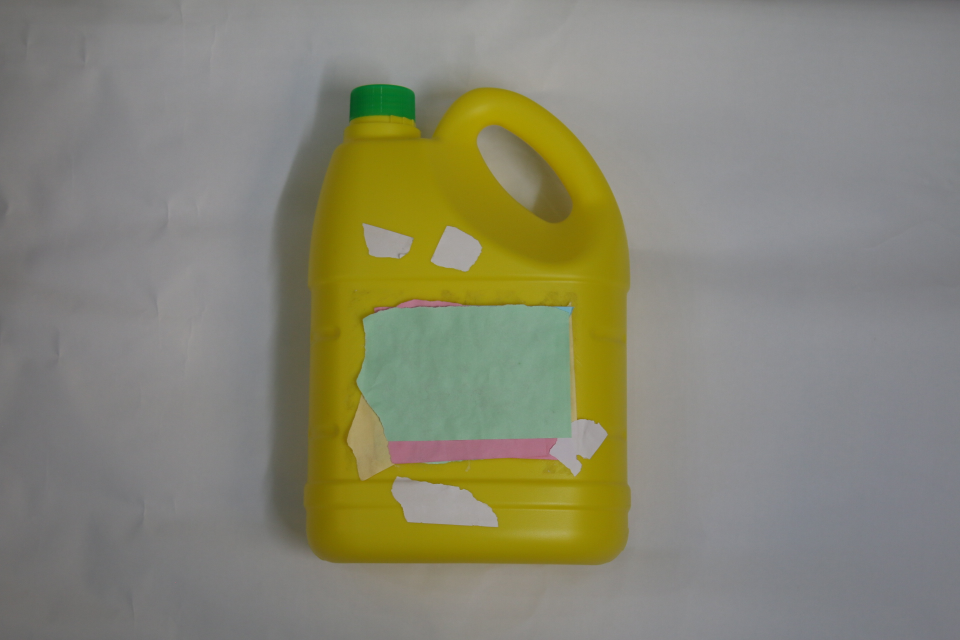
#> input picture maincode/input/bottle14.JPG, 1920 x 1280 px, given in place of label_2.png, which was not available (shown at 1/2 size)
$ python maincode.py input/bottle14.JPG
#> lines starting #> are read from the running program, lines starting #| are printed output that depends on the picture; after the words box and inside, x2 and y2 are one past the last pixel; in counts of white or black regions, pixels touching at a corner belong together; pictures that were not available may be replaced by others from this repository, and a replacement may not be noted
### maincode/objecttracking.py
# import the necessary packages
from scipy.spatial import distance as dist
from collections import OrderedDict
import numpy as np

class CentroidTracker():
	def __init__(self, maxDisappeared=30):
		# initialize the next unique object ID along with two ordered
		# dictionaries used to keep track of mapping a given object
		# ID to its centroid and number of consecutive frames it has
		# been marked as "disappeared", respectively
		self.nextObjectID = 0
		self.objects = OrderedDict()
		self.disappeared = OrderedDict()

		# store the number of maximum consecutive frames a given
		# object is allowed to be marked as "disappeared" until we
		# need to deregister the object from tracking
		self.maxDisappeared = maxDisappeared
		self.counted = False

	# [12 lines left out: functions register, deregister, not called in this run]

	def update(self, rects):
		# check to see if the list of input bounding box rectangles
		# is empty
		if len(rects) == 0:
			# loop over any existing tracked objects and mark them
			# as disappeared
			for objectID in list(self.disappeared.keys()):
				self.disappeared[objectID] += 1
				# if we have reached a maximum number of consecutive
				# frames where a given object has been marked as
				# missing, deregister it
				if self.disappeared[objectID] > self.maxDisappeared:
					self.deregister(objectID)

			# return early as there are no centroids or tracking info
			# to update
			return self.objects

		# initialize an array of input centroids for the current frame
		inputCentroids = np.zeros((len(rects), 2), dtype="int")

		# loop over the bounding box rectangles
		for (i, (startX, startY, endX, endY)) in enumerate(rects):
			# use the bounding box coordinates to derive the centroid
			cX = int((startX + endX) / 2.0)
			cY = int((startY + endY) / 2.0)
			inputCentroids[i] = (cX, cY)

		# if we are currently not tracking any objects take the input
		# centroids and register each of them
		if len(self.objects) == 0:
			for i in range(0, len(inputCentroids)):
				self.register(inputCentroids[i])

		# otherwise, are are currently tracking objects so we need to
		# try to match the input centroids to existing object
		# centroids
		else:
			# grab the set of object IDs and corresponding centroids
			objectIDs = list(self.objects.keys())
			objectCentroids = list(self.objects.values())

			# compute the distance between each pair of object
			# centroids and input centroids, respectively -- our
			# goal will be to match an input centroid to an existing
			# object centroid
			D = dist.cdist(np.array(objectCentroids), inputCentroids)

			# in order to perform this matching we must (1) find the
			# smallest value in each row and then (2) sort the row
			# indexes based on their minimum values so that the row
			# with the smallest value as at the *front* of the index
			# list
			rows = D.min(axis=1).argsort()

			# next, we perform a similar process on the columns by
			# finding the smallest value in each column and then
			# sorting using the previously computed row index list
			cols = D.argmin(axis=1)[rows]

			# in order to determine if we need to update, register,
			# or deregister an object we need to keep track of which
			# of the rows and column indexes we have already examined
			usedRows = set()
			usedCols = set()

			# loop over the combination of the (row, column) index
			# tuples
			for (row, col) in zip(rows, cols):
				# if we have already examined either the row or
				# column value before, ignore it
				# val
				if row in usedRows or col in usedCols:
					continue

				# otherwise, grab the object ID for the current row,
				# set its new centroid, and reset the disappeared
				# counter
				objectID = objectIDs[row]
				self.objects[objectID] = inputCentroids[col]
				self.disappeared[objectID] = 0

				# indicate that we have examined each of the row and
				# column indexes, respectively
				usedRows.add(row)
				usedCols.add(col)

			# compute both the row and column index we have NOT yet
			# examined
			unusedRows = set(range(0, D.shape[0])).difference(usedRows)
			unusedCols = set(range(0, D.shape[1])).difference(usedCols)

			# in the event that the number of object centroids is
			# equal or greater than the number of input centroids
			# we need to check and see if some of these objects have
			# potentially disappeared
			if D.shape[0] >= D.shape[1]:
				# loop over the unused row indexes
				for row in unusedRows:
					# grab the object ID for the corresponding row
					# index and increment the disappeared counter
					objectID = objectIDs[row]
					self.disappeared[objectID] += 1

					# check to see if the number of consecutive
					# frames the object has been marked "disappeared"
					# for warrants deregistering the object
					if self.disappeared[objectID] > self.maxDisappeared:
						self.deregister(objectID)

			# otherwise, if the number of input centroids is greater
			# than the number of existing object centroids we need to
			# register each new input centroid as a trackable object
			else:
				for col in unusedCols:
					self.register(inputCentroids[col])

		# return the set of trackable objects
		return self.objects

### maincode/maincode.py
import cv2
import imutils
import numpy as np
from matplotlib import pyplot as plt
from objecttracking import CentroidTracker
from Tracker import TrackableObject
import os.path
import csv
import sys
import threading

INPUT_VIDEO = 'input/final.mp4'
INPUT_LABEL = './input/label_2.png'
SCALE_LABEL = 20
MIN_MATCH_COUNT = 50

ct = CentroidTracker()
(H, W) = (None, None)
trackers = []
trackableObjects = {}


initROI = True
ROI = []
ROI_LABEL = [0 for i in range(4)]
if len(sys.argv) > 1:
	if sys.argv[1] == "--ROI":
		initROI = False
elif os.path.isfile('ROI.csv'):
	initROI = True
	with open('ROI.csv', 'rt') as csvfile:
		csvreader = csv.reader(csvfile,delimiter='\t')
		for row in csvreader:
			ROI.append([int(i) for i in row])
else:
	initROI = False

# LABEL
font = cv2.FONT_HERSHEY_SIMPLEX
label = cv2.imread(INPUT_LABEL)
#> label is the input picture: shape (1280, 1920, 3); mean B, G, R 114.5, 133.6, 134.7
scale_percent = SCALE_LABEL # percent of original size
width = int(label.shape[1] * scale_percent / 100)
#> width = 384
height = int(label.shape[0] * scale_percent / 100)
#> height = 256
dim = (width, height)
#> dim = (384, 256)
# resize image
resized_label = cv2.resize(label, dim, interpolation = cv2.INTER_AREA)
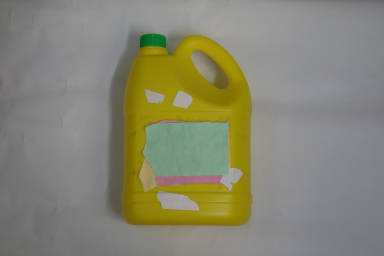
#> resized_label: shape (256, 384, 3); mean B, G, R 114.5, 133.6, 134.7
label_gray= cv2.cvtColor(resized_label, cv2.COLOR_BGR2GRAY)
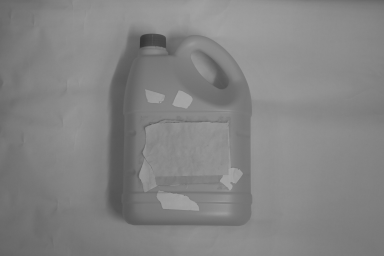
#> label_gray: shape (256, 384); min 51, max 166, mean 131.7
h,w = label_gray.shape
#> h = 256; w = 384
pts = np.float32([ [0,0],[0,h-1],[w-1,h-1],[w-1,0] ]).reshape(-1,1,2)
#> pts = [[0, 0], [0, 255], [383, 255], [383, 0]]

# Initiate SIFT detector
sift = cv2.xfeatures2d.SIFT_create()
kp1, des1 = sift.detectAndCompute(label_gray, None)
#> kp1 = 14 keypoints; strongest (x, y, size): (146, 40, 10.5), (158, 40, 9.7), (223, 86, 27.5), (121, 196, 27.4)

FLANN_INDEX_KDTREE = 0
index_params = dict(algorithm = FLANN_INDEX_KDTREE, trees = 5)
search_params = dict(checks = 50)

flann = cv2.FlannBasedMatcher(index_params, search_params)

def compareCoor(roi, x, y):
    logic = roi[0] < x < roi[0] + roi[2] and roi[1] < y < roi[1] + roi[3]
    return logic


# [124 lines left out: functions get_template, check_label, check_bottle, centroid_detect, not called in this run]
# Create a VideoCapture object and read from input file
cap = cv2.VideoCapture(INPUT_VIDEO)

# Check if camera opened successfully
if (cap.isOpened()== False):
  print("Error opening video  file")

# Read until video is completed\

kernel = cv2.getStructuringElement(cv2.MORPH_ELLIPSE,(2,2))
Flag = False
count = 0
text_1 = "No bottle detected"
firstframe = None
lower_green = np.array([30, 130, 0])
upper_green = np.array([179, 255, 255])
check_bottle_flag = False

while True:
  # Capture frame-by-frame

  ret, frame = cap.read()
  frame_h, frame_w = frame.shape[:2]
#> frame_h = 1280
  propotion =  500 / frame_w

  if ret == True:
    rects = []
    # Display the resulting frame
    text = "No bottle detected"
    frame_copy = imutils.resize(frame, width=500)
    hsv = cv2.cvtColor(frame_copy, cv2.COLOR_BGR2HSV)
#> hsv: shape (333, 500, 3); mean H, S, V 70.4, 47, 138.2

    mask_hsv = cv2.inRange(hsv, lower_green, upper_green)
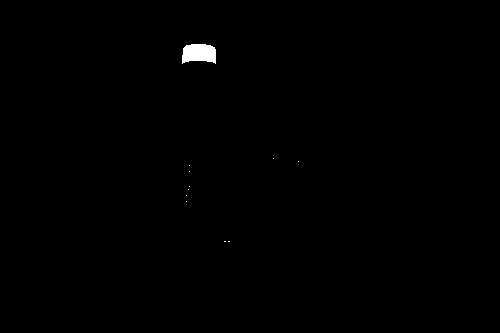
#> mask_hsv: shape (333, 500); 0.34% white; 11 white regions (10 under 20 px), largest, box (x1, y1, x2, y2) and area: (182, 44, 216, 64) 557
    mask = mask_hsv.copy()
    copy_h, copy_w = frame_copy.shape[:2]
    #gray = cv2.cvtColor(frame, cv2.COLOR_BGR2GRAY)
    gray = cv2.GaussianBlur(mask, (3,3), 0)
    if firstframe is None:
        firstframe = gray
        continue
    frameDelta = cv2.absdiff(firstframe, gray)
    mask = frameDelta
    # mask = subtractor.apply(mask_hsv)
    mask = cv2.morphologyEx(mask, cv2.MORPH_CLOSE, kernel, iterations=1)
    mask = cv2.morphologyEx(mask, cv2.MORPH_OPEN, kernel, iterations=1)
    #mask = cv2.erode(mask, kernel, iterations = 1)
    mask = cv2.dilate(mask, kernel, iterations=1)
    cv2.line(frame_copy, (int(copy_w*0.5),0), (int(copy_w*0.5),copy_h), (0, 0, 255), 2)

    cnts = cv2.findContours(mask.copy(), cv2.RETR_EXTERNAL, cv2.CHAIN_APPROX_SIMPLE)
    cnts = imutils.grab_contours(cnts)
    for c in cnts:
        if cv2.contourArea(c) < 10000: #Bo may cai contour be hon 20000 pixel
            continue
        (x, y, w, h) = cv2.boundingRect(c)
        if (w >= 100) and (h>=150):
            check_bottle_flag = True
            cv2.rectangle(frame_copy, (x, y), (x + w, y + h), (0, 255, 0), 2)
            cx,cy = centroid_detect(x,y,w,h)
            rects.append((x,y,x+w,y+h))

            # loop over the tracked objects
            if initROI == False and cx > 250:
                ROI = []
                ROI.append(cv2.selectROI("Select the zone for checking", frame, False))
                print(ROI)
                qlog = open( 'ROI.csv', 'w' )
                qlog.write('%d\t%d\t%d\t%d\n' %(ROI[0][0], ROI[0][1], ROI[0][2], ROI[0][3]))
                ROI_product = frame[int(ROI[0][1]):int(ROI[0][1]+ROI[0][3]), int(ROI[0][0]):int(ROI[0][0]+ROI[0][2])]
                ROI.append(cv2.selectROI("Select the label", ROI_product, False))
                qlog.write('%d\t%d\t%d\t%d\n' %(ROI[1][0], ROI[1][1], ROI[1][2], ROI[1][3]))
                qlog.close()
                initROI = True
                #cv2.destroyWindow("Select the zone for checking")

    objects = ct.update(rects)
    if (check_bottle_flag == True):

            # draw both the ID of the object and the centroid of the
            # object on the output frame
        check_botle_flag = False
        t = threading.Thread(target=check_bottle, args=(frame, ))
        t.start()

    cv2.putText(frame_copy, "Status: {}".format(text_1), (10, 20), cv2.FONT_HERSHEY_SIMPLEX, 0.5, (0, 0, 255), 2)
    cv2.putText(frame_copy, "No errors: {}".format(count), (350, 20), cv2.FONT_HERSHEY_SIMPLEX, 0.5, (0, 0, 255), 2)
    #cv2.imshow("Security Feed", frame)
    if initROI == True:
        cv2.rectangle(frame_copy, ((int)(ROI[0][0]*propotion),(int)(ROI[0][1]*propotion)), ((int)((ROI[0][0] + ROI[0][2])*propotion), (int)((ROI[0][1] + ROI[0][3])*propotion)), (0,155,0), 3)
    cv2.imshow("Thresh", mask)
    #cv2.imshow("Frame Delta", frameDelta)
    cv2.imshow('Frame', frame_copy)

    # Press Q on keyboard to  exit
    if cv2.waitKey(25) & 0xFF == ord('q'):
      break

  # Break the loop
  else:
    break

# When everything done, release
# the video capture object
cap.release()

# Closes all the frames
cv2.destroyAllWindows()
